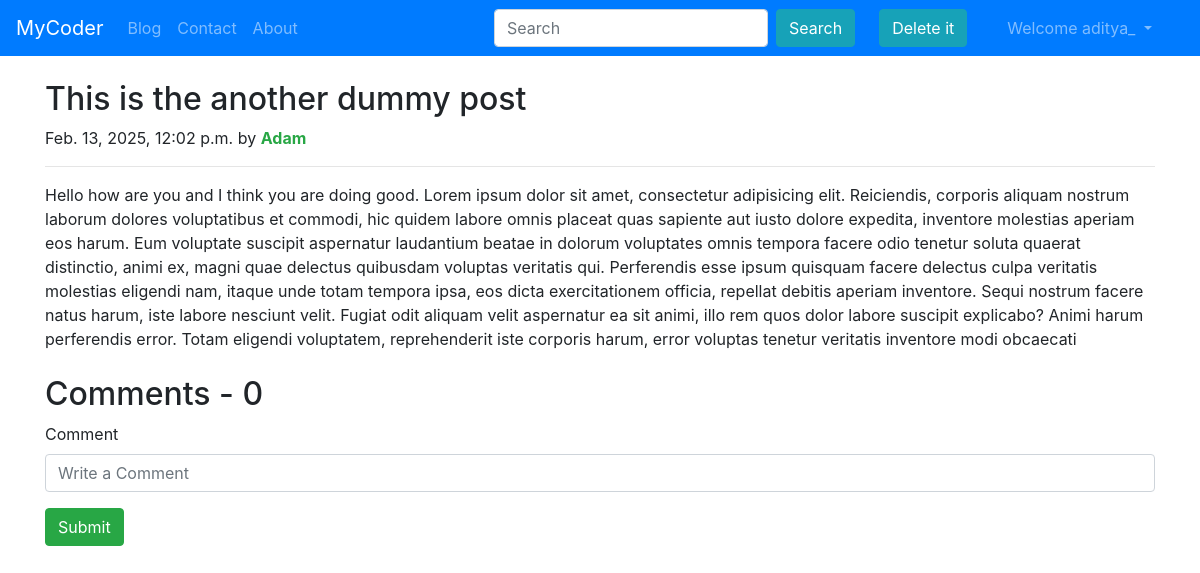
The page /blog/another-dummy-post (signed in) on the database its author committed.
### blog/models.py (models this page shows, shortened)
class Post(models.Model):
    sno = models.AutoField(primary_key=True)
    title = models.CharField(max_length=50)
    content = models.TextField(max_length=100000)
    author = models.CharField(max_length=30)
    slug = models.CharField(max_length=30)
    timeStamp = models.DateTimeField(blank=True)

### blog/views.py (the view)
# urls.py: path('<str:slug>', views.blogPost, name='Blog Post'),
def blogPost(request, slug):
    post = Post.objects.get(slug=slug)
    comments = BlogComment.objects.filter(post=post)
    context = {'post': post, 'comments': comments, 'user': request.user}
    return render(request, 'blog/blogPost.html', context)

### templates/blog/blogPost.html (shortened to what this page needs)
{% extends "base.html" %}
{% block body %}
    <div class="container my-4">
        <div class="blog-post">
            <h2 class="blog-post-title">{{post.title}}</h2>
            <p class="blog-post-meta">{{post.timeStamp}} by <strong class="text-success">{{post.author}}</strong></p>
            <hr>
            <p>{{post.content}}</p>
        </div>
    </div>
    <div class="container">
        <h2>Comments - {{comments.count}}</h2>
        <div class="my-2">
            {% if not user.is_authenticated %}
                <div class="alert alert-warning" role="alert">
                    Please login to Post a Comment
                </div>
            {% else %}
                <form action="/blog/postComment" method="post">{% csrf_token %}
                    <div class="mb-3 form-group">
                        <label for="comment" class="form-label">Comment</label>
                        <input type="text" name="comment" class="form-control" id="comment" placeholder="Write a Comment" required>
                    </div>
                    <button type="submit" class="btn btn-success">Submit</button>
                </form>
            {% endif %}
        </div>
    </div>
{% endblock body %}

### templates/base.html (shortened to what this page needs)
<!DOCTYPE html>
<html lang="en">
  <head>
    <link rel="stylesheet" href="https://cdn.jsdelivr.net/npm/bootstrap@4.6.2/dist/css/bootstrap.min.css">
  </head>
  <nav class="navbar navbar-expand-lg navbar-dark bg-primary">
    <a class="navbar-brand" href="/">MyCoder</a>
    <div class="collapse navbar-collapse" id="navbarSupportedContent">
      <ul class="navbar-nav mr-auto">
        <li class="nav-item">
          <a class="nav-link {% block blog %}{% endblock blog %}" href="/blog">Blog</a>
        </li>
        <li class="nav-item">
          <a class="nav-link {% block contact %}{% endblock contact %}" href="/contact">Contact</a>
        </li>
        <li class="nav-item">
          <a class="nav-link {% block about %}{% endblock about %}" href="/about">About</a>
        </li>
      </ul>
      <form class="form-inline my-2 my-lg-0 mx-3" action="/search">
        <input class="form-control mr-sm-2" type="search" name='search' id="search" placeholder="Search" aria-label="Search">
        <button class="btn btn-info my-2 my-sm-0" type="submit">Search</button>
      </form>
      <a role="button" href="/admin" target="_blank" class="btn btn-info m-2 my-sm-0" type="submit">Delete it</a>
      {% if not user.is_authenticated %}
        <button type="button" class="btn btn-info mx-2" data-toggle="modal" data-target="#loginModal">
          Login
        </button>
        <button type="button" class="btn btn-info" data-toggle="modal" data-target="#signupModal">
          Signup
        </button>
      {% else %}
        <ul class="navbar-nav mx-4">
          <li class="nav-item dropdown">
            <a class="nav-link dropdown-toggle" href="#" role="button" data-toggle="dropdown" aria-expanded="false">
              Welcome {{request.user}}
            </a>
          </li>
        </ul>
      {% endif %}
    </div>
  </nav>
  {% block body %}{% endblock body %}
</html>

### rows shown on the page
Post: title "This is the another dummy post", timeStamp "Feb. 13, 2025, 12:02 p.m.", author "Adam", content "Hello how are you and I think you are doing good. Lorem ipsum dolor sit amet, consectetur adipisicing elit. Reiciendis, corporis aliquam nostrum laborum dolores voluptatibus et commodi, hic quidem labore omnis placeat quas sapiente aut iusto dolore expedita, inventore molestias aperiam eos harum. Eum voluptate suscipit aspernatur laudantium beatae in dolorum voluptates omnis tempora facere odio tenetur soluta quaerat distinctio, animi ex, magni quae delectus quibusdam voluptas veritatis qui. Perferendis esse ipsum quisquam facere delectus culpa veritatis molestias eligendi nam, itaque unde totam tempora ipsa, eos dicta exercitationem officia, repellat debitis aperiam inventore. Sequi…"

### other values the page prints
{{ request.user }} "aditya_"
{{ comments.count }} "0"
